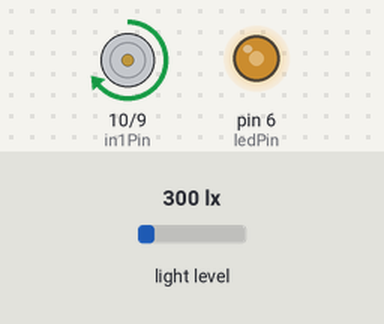
This sketch was run on a simulated Arduino Uno, built with avr-gcc and run on an emulated ATmega328P. Shown: motor-driver pin pairs drawn as motors (green arrow = first pin HIGH = forward, orange = second pin HIGH = backward, longer = more drive, scaled by the enable pin), output pins drawn as LEDs (lit = HIGH). The inputs (shaded band) are chosen by the test bench; at power-on: light level 300 lx.

Above: at 0.09 s.
At 1.2 s:
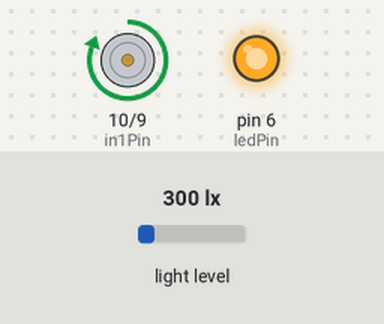
1.3 s: light level set to 40 lx
At 2.9 s:
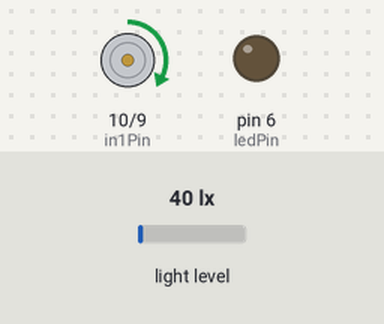
Timing chart, 0 to 10.3 s (numbered marks = the images above; inputs shaded):
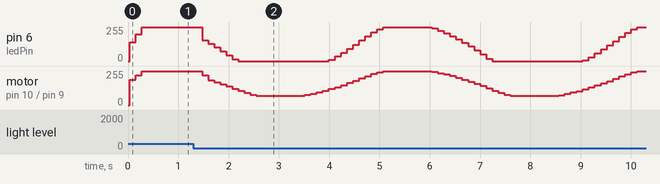

The sketch:

ArduinoFHN.ino
```cpp
#include <Wire.h>
#include <Adafruit_Sensor.h>
#include <Adafruit_TSL2561_U.h>
#include <stdio.h>

unsigned long time;
unsigned long beginTime;
unsigned long endTime;
unsigned long t1;
unsigned long t2;

int enablePin = 11; // to enable the motor
int in1Pin = 10;
int in2Pin = 9;
int ledPin = 6;

// define Fitzhugh Nagumo parameters and starting values
double f = 0, z = 0.25, a = 1, b = 0, c = 2, eps = 0.08, I_new = 0, I_old = 0, I_diff = 0;
double dt = 0.05; // chosen time step
double g = 0.5; // coupling

// starting equation values
double v = 0, w = -0.5;
double v_old = 0, w_old = -0.5;
double dv = 0, dv_old = 0, dw = 0;
int count = 0;

Adafruit_TSL2561_Unified tsl = Adafruit_TSL2561_Unified(TSL2561_ADDR_FLOAT, 12345);

void setup()
{
  // Set up and begin time counter
  Serial.begin(9600);

  // Setting up pins
  pinMode(in1Pin, OUTPUT);
  pinMode(in2Pin, OUTPUT);
  pinMode(enablePin, OUTPUT);
  pinMode(ledPin, OUTPUT);

  // Setting up sensor
  Serial.begin(9600);
  //Serial.println("Light Sensor Test"); Serial.println("");

  /* Initialise the sensor */
  if(!tsl.begin())
  {
    /* There was a problem detecting the ADXL345 ... check your connections */
    //Serial.print("Ooops, no TSL2561 detected ... Check your wiring or I2C ADDR!");
    while(1);
  }

  /* Display some basic information on this sensor */
  //displaySensorDetails();

  /* Setup the sensor gain and integration time */
  configureSensor();

  /* We're ready to go! */
  //Serial.println("");

  sensors_event_t event;
  tsl.getEvent(&event);
  I_new = event.light;
  I_old = I_new;
}

/**************************************************************************/
/*
    Configures the gain and integration time for the TSL2561
*/
/**************************************************************************/
void configureSensor(void)
{
  /* You can also manually set the gain or enable auto-gain support */
  // tsl.setGain(TSL2561_GAIN_1X);      /* No gain ... use in bright light to avoid sensor saturation */
  // tsl.setGain(TSL2561_GAIN_16X);     /* 16x gain ... use in low light to boost sensitivity */
  tsl.enableAutoRange(true);            /* Auto-gain ... switches automatically between 1x and 16x */

  /* Changing the integration time gives you better sensor resolution (402ms = 16-bit data) */
  tsl.setIntegrationTime(TSL2561_INTEGRATIONTIME_13MS);      /* fast but low resolution */
  // tsl.setIntegrationTime(TSL2561_INTEGRATIONTIME_101MS);  /* medium resolution and speed   */
  // tsl.setIntegrationTime(TSL2561_INTEGRATIONTIME_402MS);  /* 16-bit data but slowest conversions */

  /* Update these values depending on what you've set above! */
  /*Serial.println("------------------------------------");
  Serial.print  ("Gain:         "); Serial.println("Auto");
  Serial.print  ("Timing:       "); Serial.println("13 ms");
  Serial.println("------------------------------------");*/
}

/**************************************************************************/
/*
    Displays some basic information on this sensor from the unified
    sensor API sensor_t type (see Adafruit_Sensor for more information)
*/
/**************************************************************************/
void displaySensorDetails(void)
{
  sensor_t sensor;
  tsl.getSensor(&sensor);
 /* Serial.println("------------------------------------");
  Serial.print  ("Sensor:       "); Serial.println(sensor.name);
  Serial.print  ("Driver Ver:   "); Serial.println(sensor.version);
  Serial.print  ("Unique ID:    "); Serial.println(sensor.sensor_id);
  Serial.print  ("Max Value:    "); Serial.print(sensor.max_value); Serial.println(" lux");
  Serial.print  ("Min Value:    "); Serial.print(sensor.min_value); Serial.println(" lux");
  Serial.print  ("Resolution:   "); Serial.print(sensor.resolution); Serial.println(" lux");
  Serial.println("------------------------------------");
  Serial.println("");
  delay(500); */
}

void loop(){
  if (count == 0) {
     beginTime = millis();
  }

  // want to only get new sensor event and do new calculations every 10 interations
  if (count == 10) {

    /* Get a new sensor event */
    sensors_event_t event;
    tsl.getEvent(&event);
    I_new = event.light;

    I_diff = I_new - I_old;

    if (I_diff > 3) {
      I_diff = 3;
    }
    if (I_diff < -3) {
      I_diff = -3;
    }

    I_old = I_new;

    // Map voltage (range: -1:1) to new range (70:255) for motor output
    double mappedVoltage = (((v + 1) / 2) * 185) + 70;

    if (mappedVoltage > 255) {
      mappedVoltage = 255;
    }
    if (mappedVoltage < 70) {
      mappedVoltage = 70;
    }

    // map voltage (range: -0.5:1) to new range (0:255)for LED output
    double LEDmap = ((v + 0.5) / 1.5) * 255;

    if (LEDmap > 255) {
      LEDmap = 255;
    }
    if (LEDmap < 0) {
      LEDmap = 0;
    }

    digitalWrite(in1Pin, HIGH);
    digitalWrite(in2Pin, LOW);

    analogWrite(ledPin, LEDmap);
    analogWrite(enablePin, mappedVoltage);

    endTime = millis();
    int delayTime = 120 - (endTime - beginTime);

    if (delayTime < 0) {
      delayTime = 0;
    }

    delay(delayTime);
    count = 0;

  }
  else {
    ++count;
  }

  // Calculate Fitzhugh Nagumo stuff
  f = v_old - (1.0/3.0) * (v_old * v_old * v_old);
  dv = dt * (z * (f - w_old) - w_old + g*(I_diff));
  dw = dt * eps * (a * v_old - c * w_old);

  double left = (z * (f - w_old) - w_old);
  double right = g*I_diff;

  // Calculate v and w based on rate of change
  v = v_old + dv;
  w = w_old + dw;

  // replace old variables
  v_old = v;
  w_old = w;
}
```
